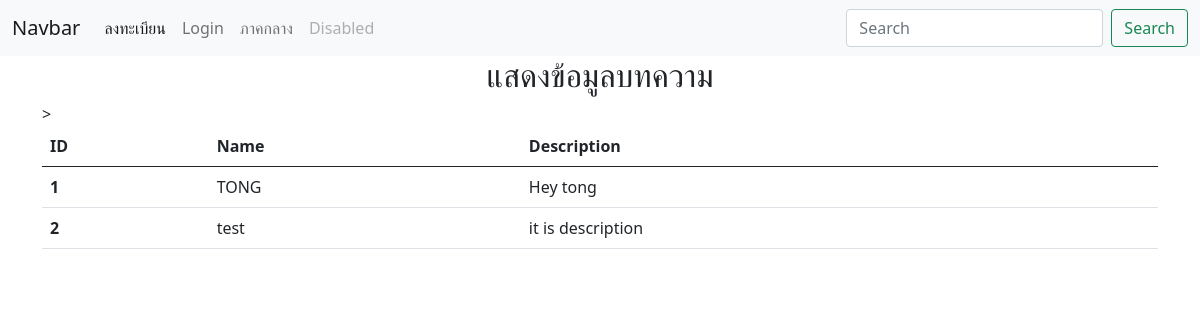
The app's page /, older data.
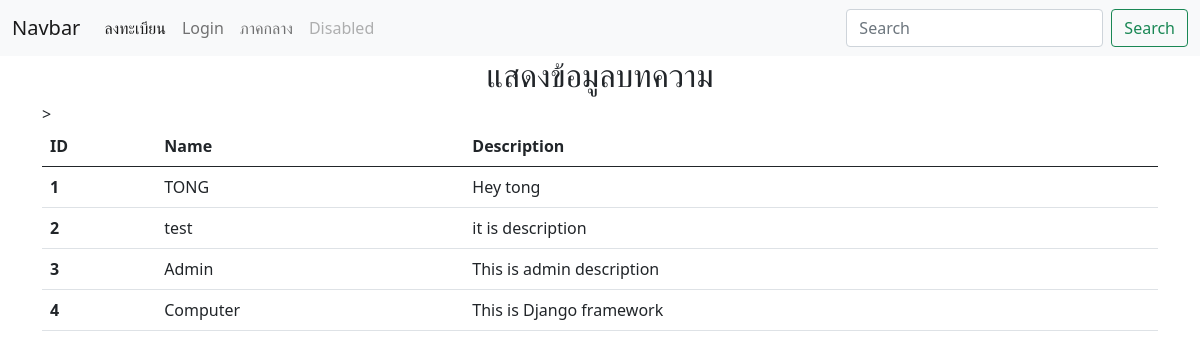
The same page, newer data.
### blog/models.py (models this page shows, shortened)
class Blog(models.Model):
    name = models.CharField(max_length=250)
    description = models.TextField()

### blog/views.py (the view)
# urls.py: path('',views.hello,name="home"), # name is name of rout
def hello(request):
    data = Blog.objects.all()
    return render(request,'index.html',{
        'blogs' : data
    })

### templates/index.html
{% extends 'layout.html' %}
{% block content %}
<h2 align="center">แสดงข้อมูลบทความ</h2>>
<table class="table">
  <thead>
    <tr>
      <th scope="col">ID</th>
      <th scope="col">Name</th>
      <th scope="col">Description</th>
    </tr>
  </thead>
  <tbody>
  {% for blog in blogs %}
    <tr>
      <th scope="row">{{ blog.id }}</th>
      <td>{{ blog.name }}</td>
      <td>{{ blog.description }}</td>
    </tr>
  {% endfor %}
  </tbody>
</table>
{% endblock %}

### templates/layout.html (shortened to what this page needs)
<!doctype html>
<html lang="en">
<head>
    <link href="https://cdn.jsdelivr.net/npm/bootstrap@5.0.0-beta2/dist/css/bootstrap.min.css" rel="stylesheet">
</head>
<body>
<nav class="navbar navbar-expand-lg navbar-light bg-light">
  <div class="container-fluid">
    <a class="navbar-brand" href="#">Navbar</a>
    <div class="collapse navbar-collapse" id="navbarSupportedContent">
      <ul class="navbar-nav me-auto mb-2 mb-lg-0">
          {% if user.is_authenticated %}
            <li class="nav-item">
            <a class="nav-link active" aria-current="page" href="#">Hello , {{user.first_name}}</a>
            </li>
          <li class="nav-item">
            <a class="nav-link" href="/logout">Logout</a>
          </li>
          {% else %}
          <li class="nav-item">
            <a class="nav-link active" aria-current="page" href="/createForm">ลงทะเบียน</a>
          </li>
          <li class="nav-item">
            <a class="nav-link" href="/loginForm">Login</a>
          </li>
          {% endif %}
          <li class="nav-item">
          <a class="nav-link" href="/page1">ภาคกลาง</a>
        </li>
        <li class="nav-item">
          <a class="nav-link disabled" href="#" tabindex="-1" aria-disabled="true">Disabled</a>
        </li>
      </ul>
      <form class="d-flex">
        <input class="form-control me-2" type="search" placeholder="Search" aria-label="Search">
        <button class="btn btn-outline-success" type="submit">Search</button>
      </form>
    </div>
  </div>
</nav>
<div class="container">
  {% block content %}
  {% endblock %}
</div>
</body>
</html>

Row changes from the older to the newer data that the page shows:
added Blog: id "3", name "Admin", description "This is admin description"
added Blog: id "4", name "Computer", description "This is Django framework"
